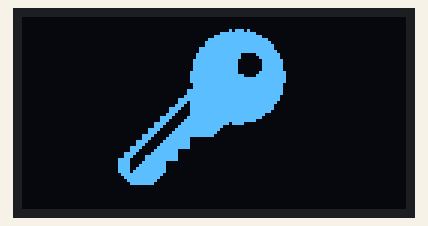
A sketch run on a simulated Arduino Uno, built with avr-gcc and run on an emulated ATmega328P. Shown: 128×64 one-colour display.

Above: at 0.1 s.

The sketch:

OLED_Bild.ino
```cpp
//Bibliotek
//https://github.com/adafruit/Adafruit_SSD1306
#include <Wire.h>
#include <Adafruit_GFX.h>
#include <Adafruit_SSD1306.h>
#include "Bild.h"

#define SCREEN_WIDTH 128
#define SCREEN_HEIGHT 64

#define OLED_RESET -1
#define SCREEN_ADDRESS 0x3C
Adafruit_SSD1306 display(SCREEN_WIDTH, SCREEN_HEIGHT, &Wire, OLED_RESET);


void setup() {
  Serial.begin(115200);
  if (!display.begin(SSD1306_SWITCHCAPVCC, SCREEN_ADDRESS)) {
    Serial.println(F("SSD1306 allocation failed"));
    for (;;)
      ;
  }
  display.clearDisplay();
  display.drawXBitmap( 32 , 0 , bits , width , height , WHITE );
  display.display();

}

void loop() {

}
```

Source omitted: Bild.h (data table, 2868 bytes)
